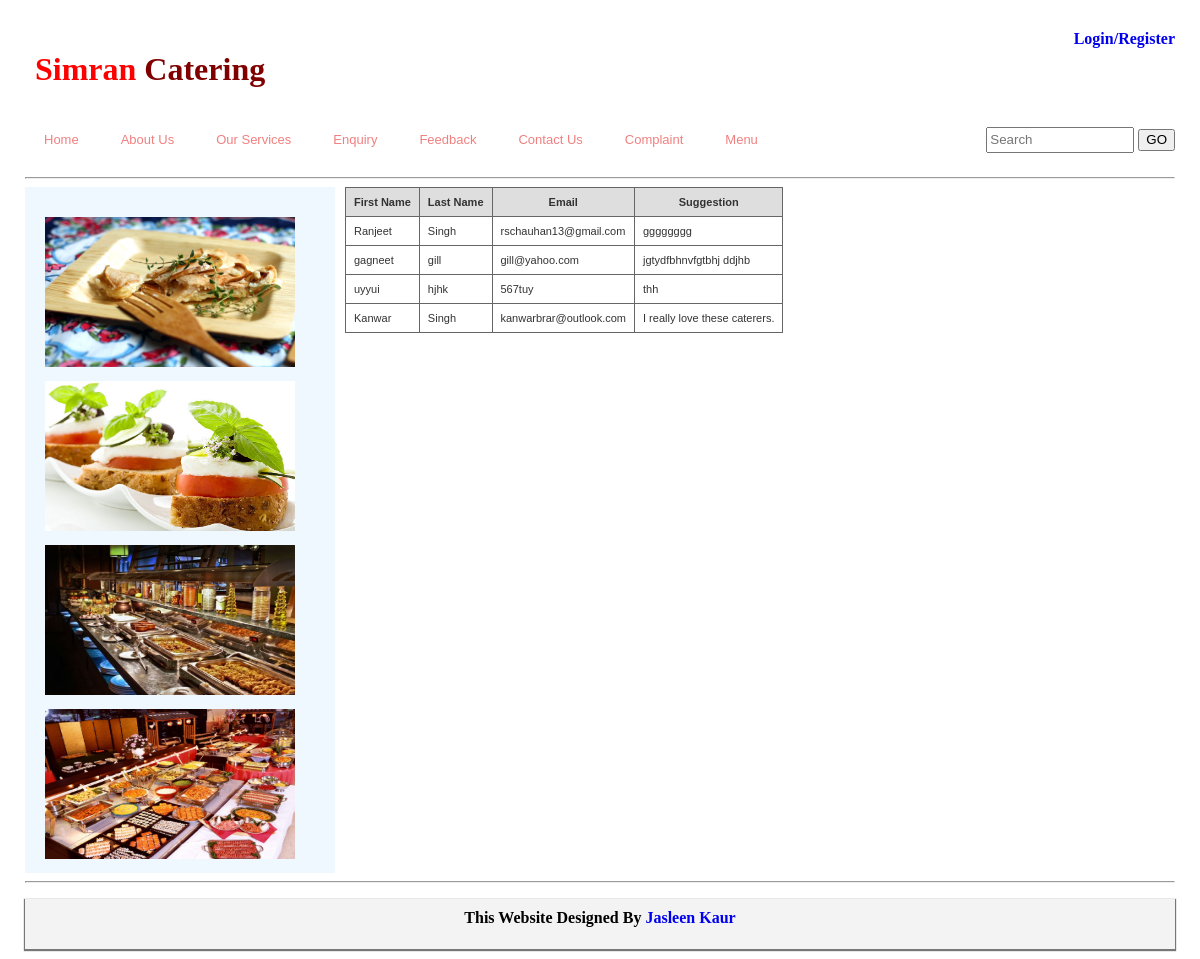
Screenshot of /Simran/feedback-ret.php with the database file from the repository.
### tables this page shows
CREATE TABLE IF NOT EXISTS `feedback` (
  `f_name` varchar(20) NOT NULL,
  `l_name` varchar(20) NOT NULL,
  `email` varchar(30) NOT NULL,
  `suggestion` varchar(200) NOT NULL,
  `s_no` int(10) NOT NULL AUTO_INCREMENT,
  PRIMARY KEY (`s_no`)
);

### Simran/feedback-ret.php (the view, shortened to what this page needs)
<!Doctype html>
<html>
	<head>
		<link rel="stylesheet" href="style.css"type="text/css" media="screen"/>
	</head>
	<body>
		<div id="wrapper">
			<div id="container">
				<div id="header">
					<div id="logo">
						<h1><a href="#">Simran<span> Catering</span></a></h1>
					</div>
					<div id="login-register">
						<li><a href="register.php">Login/Register</a></li>
					</div>
				</div>
				<div id="navbar">
					<div id="menu">
						<ul>
							<li> <a href="index.php">Home</a><li>
							<li> <a href="about.php">About us</a><li>
							<li> <a href="services.php">Our Services</a><li>
							<li> <a href="enquiry.php">Enquiry</a><li>
							<li> <a href="feedback.php">Feedback</a><li>
							<li> <a href="contact.php">Contact us</a><li>
							<li> <a href="complaint.php">Complaint</a><li>
							<li> <a href="menu.php">Menu</a><li>
						</ul>
					</div>
					<div id="search">
						<form method="get" action="">
							<input type="text" name="s" class="dynamic" id="search-text" size="15" placeholder="Search" />
							<input type="submit" class="go" id="search-submit" value="GO" />
						</form>
					</div>
				</div>
				<div style="clear:both"> </div><hr>
				<div>
					<div id="sidebar">
						<li><img src="images/g5.jpg" alt="image1"/></li>
						<li><img src="images/g6.jpg" alt="image1"/></li>
						<li><img src="images/g7.jpg" alt="image1"/></li>
						<li><img src="images/g8.jpg" alt="image1"/></li>
					</div>
					<div id="body">
						<table class="gridtable">
						<tbody>
						<tr>
						<th>First Name</th>
						<th>Last Name</th>
						<th>Email</th>
						<th>Suggestion</th>
						</tr>
						<?php
						$data=mysql_query("SELECT * FROM feedback");
						while($info=mysql_fetch_array($data))
						{
						?>
							<tr>
						<td><?php echo $info['f_name']; ?></td>
						<td><?php echo $info['l_name']; ?></td>
						<td><?php echo $info['email']; ?></td>
						<td><?php echo $info['suggestion']; ?></td>
						</tr>
						<?php
						}
						?>
						</tbody>
						</table>
					</div>
				</div>
				<hr>
				<div id="footer">
					<p>This Website Designed By <a href="#">Jasleen Kaur</a></p>
				</div>
			</div>
		</div>
	</body>
</html>

### Simran/style.css (style rules this page uses)
#wrapper { background-color:#0000; }
#container { width:1150px; margin:10px auto; }
#header { width:1150px; height:75px; background-color:#fff; border-radius:2px; }
#logo { width:900px; float:left; }
#logo h1 { padding-left:10px; padding-top:20px; }
#logo h1 a { text-decoration:none; color:#ff0000; }
#logo h1 a span { color:#800000; }
#login-register { width:150px; float:right; padding-top:20px; text-align:right; }
#login-register li { list-style:none; }
#login-register a { text-decoration:none; font-weight:bold; }
#sidebar { width: 290px; text-decoration: none; background:#f0f8ff; float:left; padding-top:20px; padding-left:20px; }
#sidebar li { margin:10px auto; list-style: none; }
#sidebar img { width:250px; height:150px; }
#body { width:740px; padding-left:10px; float:left; }
#search form { float:right; margin:10px auto; padding-top:7px; }
input.dynamic { width: 140px; height:20px; transition: width 0.5s ease-in-out; }
.go { height:22px; }
#navbar { width:1150px; }
#menu { float:left; margin:10px auto; float:left; width:900px; background-color:#fff; }
#menu ul { margin:0px; padding: 0px 0px 0px 0px; list-style: none; line-height: normal; }
#menu li { padding-top:3px; padding-bottom:3px; margin:2px; display: block; float: left; }
#menu a { display: block; float: left; margin-right: 2px; margin-left: 2px; padding: 7px 15px 7px 15px; text-decoration: none; text-transform: capitalize; font-family: Arial, Helvetica, sans-serif; font-size: 13px; color: #f08080; }
#footer { width:1150px; height:50px; background-color:#f3f3f3; box-shadow:0 1px 1px 1px #777; }
#footer p { text-align:center; padding-top:10px; font-weight:bold; }
#footer a { text-decoration:none; }

### Simran/feedback-ret.php (style rules this page uses)
table.gridtable th { border-width: 1px; padding: 8px; border-style: solid; border-color: #666666; background-color: #dedede; }
table.gridtable td { border-width: 1px; padding: 8px; border-style: solid; border-color: #666666; background-color: #ffffff; }

### rows the page displays
feedback: f_name "Ranjeet", l_name "Singh", email "rschauhan13@gmail.com", suggestion "gggggggg"
feedback: f_name "gagneet", l_name "gill", email "gill@yahoo.com", suggestion "jgtydfbhnvfgtbhj ddjhb"
feedback: f_name "uyyui", l_name "hjhk", email "567tuy", suggestion "thh"
feedback: f_name "Kanwar", l_name "Singh", email "kanwarbrar@outlook.com", suggestion "I really love these caterers."
